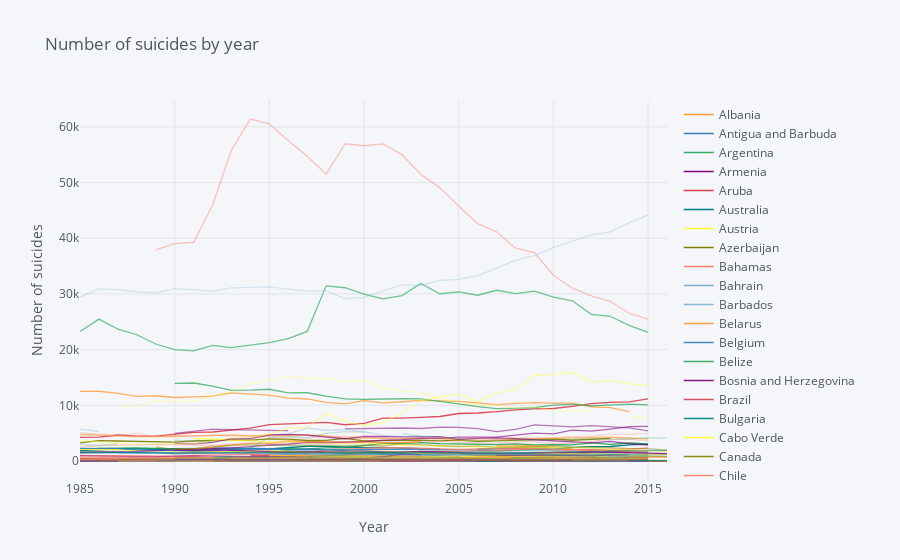

Notebook source saved alongside this figure:
### Code cell
data_suicides_pivot.iplot(x = 'year', xTitle = 'Year', yTitle = 'Number of suicides', title = 'Number of suicides by year')
